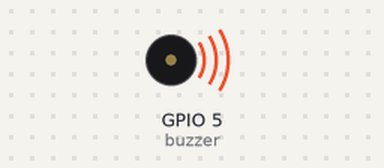
Recording of a program running on a simulated ESP8266 board running MicroPython. Parts: buzzer (waves = sounding, pin HIGH).

Above: at 0.5 s.
Timing chart, 0 to 4.6 s (numbered marks = the images above):
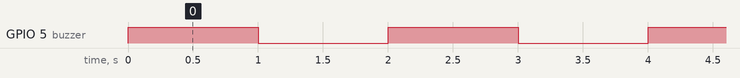

The program:

buzzer.py
```python
from machine import Pin
from time import sleep

buzzerPin = 5
sleep_second = 1

buzzer = Pin(buzzerPin, Pin.OUT, value=0)

while True:
    buzzer.on()
    sleep(sleep_second)
    buzzer.off()
    sleep(sleep_second)
    buzzer.on()
```

Measured:
- by itself, GPIO 5 (buzzer): alternates HIGH for 1.0 s and LOW for 1.0 s
